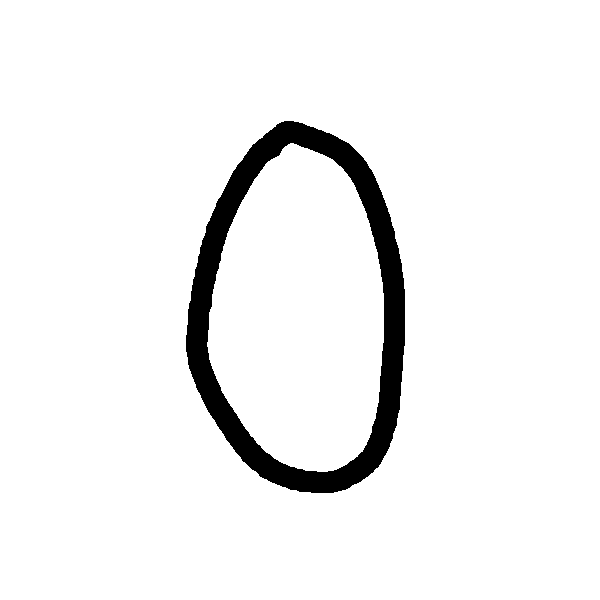
#> input picture tegaki/data/data_0_12.png, 600 x 600 px; its folder holds 4 pictures in this run
$ python svc.py
#> lines starting #> are read from the running program, lines starting #| are printed output that depends on the picture; after the words box and inside, x2 and y2 are one past the last pixel; in counts of white or black regions, pixels touching at a corner belong together
### tegaki/common_variable.py
# -*- coding: utf-8 -*-
"""
Created on Fri Jun  5 08:04:35 2020

共通定数
"""


#学習画像のサイズ
def img_size() :
    return (16, 16)

### tegaki/Svc/svc.py
# -*- coding: utf-8 -*-
"""
Created on Tue Jun  2 07:36:01 2020

手書き文字認識　オリジナル
学習
"""

from PIL import Image
import joblib
from sklearn import svm
import glob
import numpy as np
from .. import common_variable as cv

#学習データの格納先
folder_path = "./data/"
#モデルの格納先
model_path = "./Svc/model_svc"
#モデルの数
n = 3
#学習サイズ
size = cv.img_size()


#学習
def svc_fit() :
    #データの読み込み
    files = glob.glob(folder_path + "*.png")


    #画像の変換
    def file_convert(png_file) :
#> called with png_file = '../data/data_0_12.png'
        img = Image.open(png_file)
#> img is the input picture: PIL image 600x600 RGB; 94.7% white; 1 black region, box (x1, y1, x2, y2) and area: (186, 121, 405, 493) 19077
        #リサイズ
        img.thumbnail(size, Image.LANCZOS)
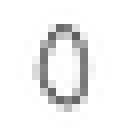
#> img: PIL image 16x16 RGB (shown 8 times larger); min 95, max 255, mean 239.9
        #グレイスケール
        img = img.convert("L")
#> img: PIL image 16x16 L
        #画像→配列
        img_np = np.array(img, "f")
        #ネガポジ反転
        img_np = 255 - img_np
        #0～16の範囲に揃える
        img_np = img_np // 16
        #一次元に変換
        img_np = img_np.reshape(-1,)
#> img_np = 256 values, max 10 at index 73, min 0 at index 0, mean 0.836

        return img_np


    x = []
    y = []


    #学習データと正解ラベルの設定
    for file in files :
        x.append(file_convert(file))
        y.append(file.split("_")[1])
#> pass 2 of the loop in svc_fit, `for file in files :`:
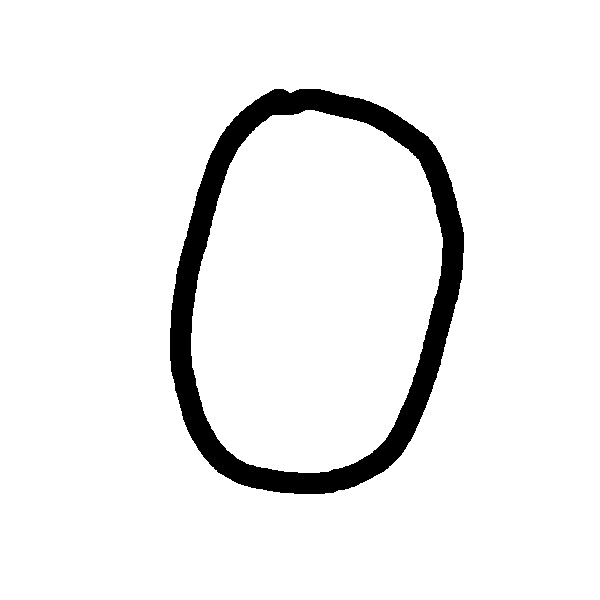
#> input picture tegaki/data/data_0_19.png, 600 x 600 px
#> in file_convert, img is the input picture: PIL image 600x600 RGB; 93.6% white; 1 black region, box (x1, y1, x2, y2) and area: (170, 89, 464, 494) 22987
#> in file_convert (call 2), `img.thumbnail(size, Image.LANCZOS)`:
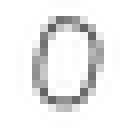
#> img: PIL image 16x16 RGB (shown 8 times larger); min 97, max 255, mean 236.2
#> img_np = 256 values, max 9 at index 54, min 0 at index 0, mean 1.02


    #n回モデルの生成
    for i in range(n) :
        #モデル作成
        model = svm.LinearSVC()
        #学習
        model.fit(x, y)
        #学習済みモデルの保存
        joblib.dump(model, model_path + str(i) + ".pkl", compress = True)
#> this loop made 3 passes


#直接実行した場合
if __name__ == "__main__" :
    model_path = "./model_svc_"
    folder_path = "../data/"
    svc_fit()
